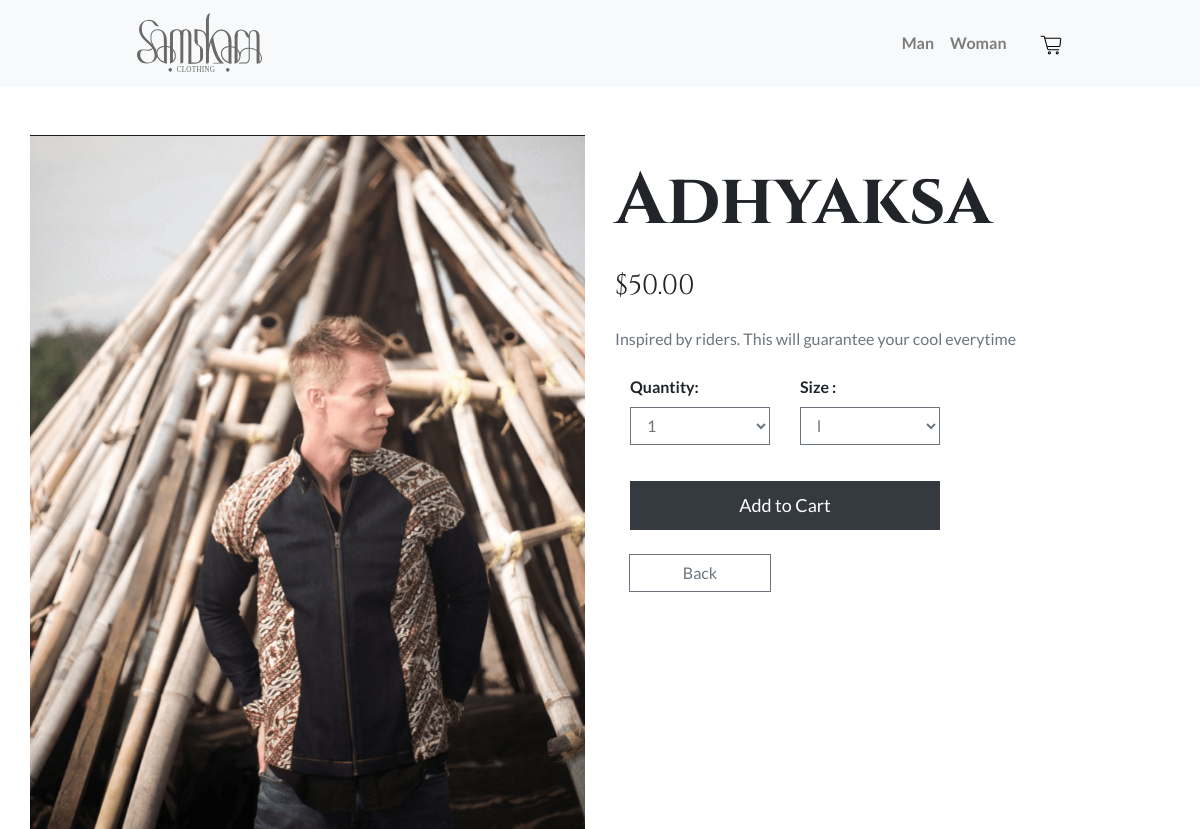
Page /product/1 on the committed database.
### app/models.py (models this page shows, shortened)
class Product(db.Model):
    id=db.Column(db.Integer, primary_key=True,unique=True,nullable=False)
    name=db.Column(db.String(64), index=True, nullable=False)
    image=db.Column(db.String(255))
    price=db.Column(db.Numeric(precision=8, scale=2))
    description=db.Column(db.String(255))
    discount_price=db.Column(db.Float)
    categories = db.relationship('Category', secondary=product_category, backref='product', lazy='dynamic')
    options=db.relationship('Option',secondary=product_option, backref='option',lazy='dynamic')

class OptionGroup(db.Model):
    id=db.Column(db.Integer, primary_key=True,unique=True,nullable=False)
    name=db.Column(db.String(64),nullable=False)
    options = db.relationship('Option', backref='group' )

### app/controllers/product_controller.py (the view, shortened to what this page needs)
@products.route('/product/<id>', methods=['GET','POST'])
def view_product(id):
    cart_id = request.cookies.get('cart_id')
    product=Product.query.filter_by(id=id).first()
    if not product:
        return "Product not found", 404
    option_dict={}
    for option in product.options:
        option_group_name = option.group.name
        option_name = option.name
        if option_group_name not in option_dict:
            option_dict[option_group_name] = [option_name]
        else:
            option_dict[option_group_name].append(option_name)
    form = ProductForm(options=option_dict)
    form.product_id.data = str(id)
    cart_id=request.cookies.get('cart_id')
    i = 0
    for key, value_array in option_dict.items():
        sub_form = form.options[i]
        sub_form.option.label = key
        sub_form.option.id = key
        sub_form.option.choices = []
        for value in value_array:
            sub_form.option.choices.append((value, value))
        i += 1
    return render_template('product.html',product=product,form=form,added_to_cart=False)

### app/forms.py
class ProductForm(FlaskForm):
    product_id = HiddenField('ID', validators=[DataRequired()])
    quantity = SelectField('Quantity', choices=[(str(i), str(i)) for i in range(1, 10)], validators=[DataRequired()])
    options = FieldList(FormField(OptionEntryForm), min_entries=1)

class OptionEntryForm(Form):
    option = SelectField('Produce',
                            [DataRequired()],
                            choices=[])

### app/templates/product.html (shortened to what this page needs)
{% extends "base.html" %} {% block content %}
<div class="container-fluid mt-5">
	<div class="row">
		<div class="col-md-6 d-flex justify-content-end">
			<img
				src="{{ product.image }}"
				class="img-fluid product-image"
				alt="{{ product.name }}"
			/>
		</div>
		<div class="col-12 col-md-6">
			<h1 class="display-3 mt-4 mb-4 font-weight-bold">{{ product.name }}</h1>
			{% if product.discount_price == None %}
			<h3 class="text-black mb-0">${{ product.price }}</h3>
			{% endif %}
			<p class="text-secondary mt-4 mb-4">{{ product.description }}</p>
			<form method="POST" class="row col-12 col-md-10 col-lg-8 mt-4">
				<div class="form-group quantity-section col-6">
					<label for="quantity" class="text-captalize font-weight-bold"
						>Quantity:</label
					>
					{{ form.quantity(class="form-control rounded-0 bg-white
					border-secondary text-secondary", id="product_quantity") }}
				</div>
				{% for sub_form in form.options %}
				<div class="form-group options-section col-6">
					<label class="text-capitalize font-weight-bold"
						>{{ sub_form.option.label }} :</label
					>
					{{sub_form.option(class="form-control rounded-0 bg-white
					border-secondary text-secondary " ) }}
				</div>
				{% endfor %}
				<div class="col-12">
					<button type="submit" class="w-100 btn btn-dark rounded-0 atc-button">
						Add to Cart
					</button>
				</div>
			</form>
			<div class="row col-12 col-md-10 col-lg-8 justify-content-around mb-5">
				<a
					id="backButton"
					class="col-5 mt-4 btn btn-outline-secondary text-center rounded-0"
					>Back</a
				>
				{%if atc%}
				<a
					class="col-5 mt-4 btn btn-outline-secondary rounded-0"
					href="{{url_for('cart.view_cart')}}"
				>
					Show cart {%else%}
					<div class="col-5"></div>
					{%endif%}
			</div>
		</div>
	</div>
</div>
{% endblock %}

### app/static/css/index.css (style rules this page uses)
body { font-family: "Lato", sans-serif !important; }
h1, h2, h3, h4, h5, h6, .display { font-family: "Cinzel", serif !important; }
.atc-button { color: white; background-color: #343a40; }
.atc-button { margin-top: 20px; font-size: 18px; padding: 10px 20px; border-radius: 4px; }

### rows in the picture
Product: image (picture), name "Adhyaksa", price "50.00", description "Inspired by riders. This will guarantee your cool everytime"
OptionGroup: option.label "Size"
